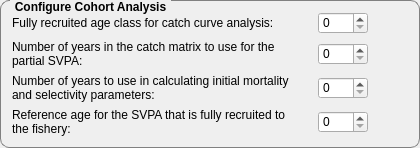
        <widget class="QGroupBox" name="SSVPAConfigure1GB">
         <property name="sizePolicy">
          <sizepolicy hsizetype="Expanding" vsizetype="Preferred">
           <horstretch>1</horstretch>
           <verstretch>0</verstretch>
          </sizepolicy>
         </property>
         <property name="font">
          <font>
           <weight>75</weight>
           <bold>true</bold>
          </font>
         </property>
         <property name="styleSheet">
          <string notr="true">
QGroupBox {
    border: 1px solid gray;
    border-radius: 9px;
    margin-top: 0.5em;
    font-weight: bold;
}

QGroupBox::title {
    subcontrol-origin: margin;
    left: 10px;
    padding: 0 3px 0 3px;
}</string>
         </property>
         <property name="title">
          <string>Configure Cohort Analysis</string>
         </property>
         <layout class="QVBoxLayout" name="verticalLayout_9">
          <item>
           <layout class="QHBoxLayout" name="horizontalLayout_71">
            <item>
             <widget class="QLabel" name="Configure_Cohort_LB1">
              <property name="sizePolicy">
               <sizepolicy hsizetype="Fixed" vsizetype="Preferred">
                <horstretch>0</horstretch>
                <verstretch>0</verstretch>
               </sizepolicy>
              </property>
              <property name="minimumSize">
               <size>
                <width>300</width>
                <height>0</height>
               </size>
              </property>
              <property name="maximumSize">
               <size>
                <width>300</width>
                <height>16777215</height>
               </size>
              </property>
              <property name="text">
               <string>Fully recruited age class for catch curve analysis:</string>
              </property>
             </widget>
            </item>
            <item>
             <widget class="QSpinBox" name="Configure_Cohort_SB1">
              <property name="sizePolicy">
               <sizepolicy hsizetype="Fixed" vsizetype="Fixed">
                <horstretch>0</horstretch>
                <verstretch>0</verstretch>
               </sizepolicy>
              </property>
              <property name="minimumSize">
               <size>
                <width>50</width>
                <height>0</height>
               </size>
              </property>
              <property name="maximumSize">
               <size>
                <width>50</width>
                <height>16777215</height>
               </size>
              </property>
             </widget>
            </item>
            <item>
             <spacer name="horizontalSpacer_68">
              <property name="orientation">
               <enum>Qt::Horizontal</enum>
              </property>
              <property name="sizeHint" stdset="0">
               <size>
                <width>40</width>
                <height>20</height>
               </size>
              </property>
             </spacer>
            </item>
           </layout>
          </item>
          <item>
           <layout class="QHBoxLayout" name="horizontalLayout_72">
            <item>
             <widget class="QLabel" name="Configure_Cohort_LB2">
              <property name="sizePolicy">
               <sizepolicy hsizetype="Fixed" vsizetype="Preferred">
                <horstretch>0</horstretch>
                <verstretch>0</verstretch>
               </sizepolicy>
              </property>
              <property name="minimumSize">
               <size>
                <width>300</width>
                <height>0</height>
               </size>
              </property>
              <property name="maximumSize">
               <size>
                <width>300</width>
                <height>16777215</height>
               </size>
              </property>
              <property name="text">
               <string>Number of years in the catch matrix to use for the&lt;br&gt;partial SVPA:</string>
              </property>
             </widget>
            </item>
            <item>
             <widget class="QSpinBox" name="Configure_Cohort_SB2">
              <property name="sizePolicy">
               <sizepolicy hsizetype="Fixed" vsizetype="Fixed">
                <horstretch>0</horstretch>
                <verstretch>0</verstretch>
               </sizepolicy>
              </property>
              <property name="minimumSize">
               <size>
                <width>50</width>
                <height>0</height>
               </size>
              </property>
              <property name="maximumSize">
               <size>
                <width>50</width>
                <height>16777215</height>
               </size>
              </property>
              <property name="frame">
               <bool>true</bool>
              </property>
              <property name="readOnly">
               <bool>false</bool>
              </property>
              <property name="buttonSymbols">
               <enum>QAbstractSpinBox::UpDownArrows</enum>
              </property>
              <property name="minimum">
               <number>0</number>
              </property>
              <property name="maximum">
               <number>99</number>
              </property>
              <property name="value">
               <number>0</number>
              </property>
             </widget>
            </item>
            <item>
             <spacer name="horizontalSpacer_69">
              <property name="orientation">
               <enum>Qt::Horizontal</enum>
              </property>
              <property name="sizeHint" stdset="0">
               <size>
                <width>40</width>
                <height>20</height>
               </size>
              </property>
             </spacer>
            </item>
           </layout>
          </item>
          <item>
           <layout class="QHBoxLayout" name="horizontalLayout_73">
            <item>
             <widget class="QLabel" name="Configure_Cohort_LB3">
              <property name="sizePolicy">
               <sizepolicy hsizetype="Fixed" vsizetype="Preferred">
                <horstretch>0</horstretch>
                <verstretch>0</verstretch>
               </sizepolicy>
              </property>
              <property name="minimumSize">
               <size>
                <width>300</width>
                <height>0</height>
               </size>
              </property>
              <property name="maximumSize">
               <size>
                <width>300</width>
                <height>16777215</height>
               </size>
              </property>
              <property name="text">
               <string>Number of years to use in calculating initial mortality&lt;br&gt;and selectivity parameters:</string>
              </property>
             </widget>
            </item>
            <item>
             <widget class="QSpinBox" name="Configure_Cohort_SB3">
              <property name="sizePolicy">
               <sizepolicy hsizetype="Fixed" vsizetype="Fixed">
                <horstretch>0</horstretch>
                <verstretch>0</verstretch>
               </sizepolicy>
              </property>
              <property name="minimumSize">
               <size>
                <width>50</width>
                <height>0</height>
               </size>
              </property>
              <property name="maximumSize">
               <size>
                <width>50</width>
                <height>16777215</height>
               </size>
              </property>
              <property name="minimum">
               <number>0</number>
              </property>
              <property name="maximum">
               <number>99</number>
              </property>
              <property name="value">
               <number>0</number>
              </property>
             </widget>
            </item>
            <item>
             <spacer name="horizontalSpacer_70">
              <property name="orientation">
               <enum>Qt::Horizontal</enum>
              </property>
              <property name="sizeHint" stdset="0">
               <size>
                <width>40</width>
                <height>20</height>
               </size>
              </property>
             </spacer>
            </item>
           </layout>
          </item>
          <item>
           <layout class="QHBoxLayout" name="horizontalLayout_74">
            <item>
             <widget class="QLabel" name="Configure_Cohort_LB4">
              <property name="sizePolicy">
               <sizepolicy hsizetype="Fixed" vsizetype="Preferred">
                <horstretch>0</horstretch>
                <verstretch>0</verstretch>
               </sizepolicy>
              </property>
              <property name="minimumSize">
               <size>
                <width>300</width>
                <height>0</height>
               </size>
              </property>
              <property name="maximumSize">
               <size>
                <width>300</width>
                <height>16777215</height>
               </size>
              </property>
              <property name="text">
               <string>Reference age for the SVPA that is fully recruited to&lt;br&gt;the fishery:</string>
              </property>
             </widget>
            </item>
            <item>
             <widget class="QSpinBox" name="Configure_Cohort_SB4">
              <property name="sizePolicy">
               <sizepolicy hsizetype="Fixed" vsizetype="Fixed">
                <horstretch>0</horstretch>
                <verstretch>0</verstretch>
               </sizepolicy>
              </property>
              <property name="minimumSize">
               <size>
                <width>50</width>
                <height>0</height>
               </size>
              </property>
              <property name="maximumSize">
               <size>
                <width>50</width>
                <height>16777215</height>
               </size>
              </property>
             </widget>
            </item>
            <item>
             <spacer name="horizontalSpacer_71">
              <property name="orientation">
               <enum>Qt::Horizontal</enum>
              </property>
              <property name="sizeHint" stdset="0">
               <size>
                <width>40</width>
                <height>20</height>
               </size>
              </property>
             </spacer>
            </item>
           </layout>
          </item>
         </layout>
        </widget>
